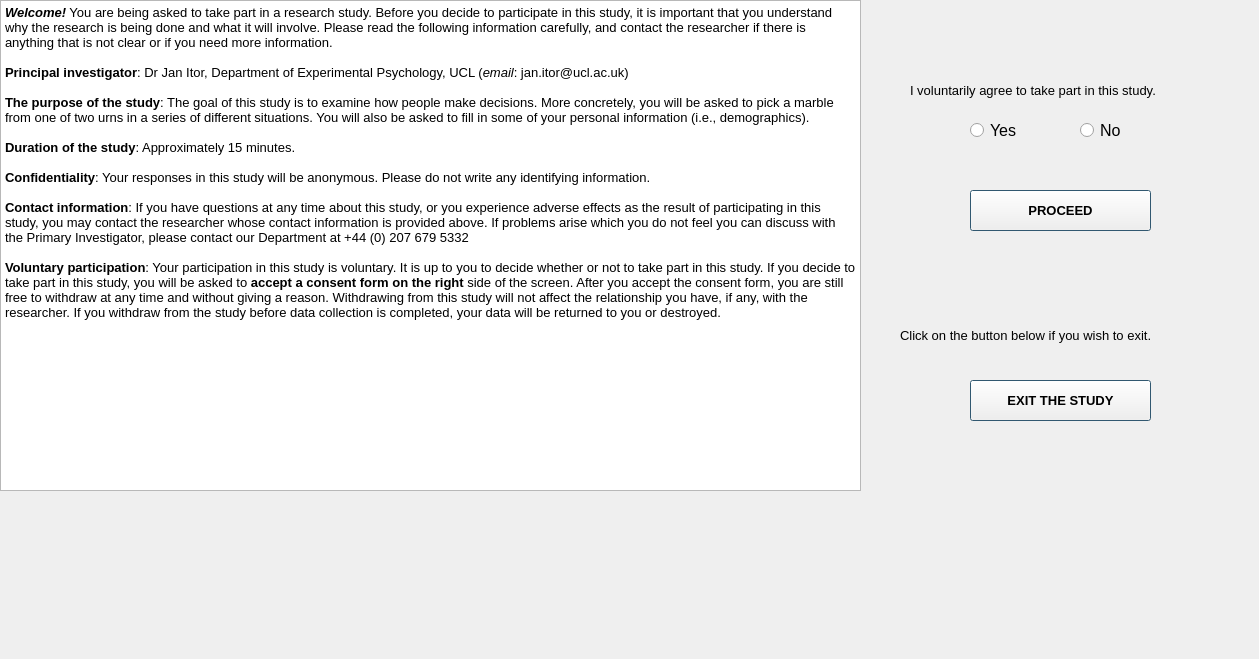
    <widget class="QWidget" name="page1">
     <widget class="QLabel" name="logo">
      <property name="geometry">
       <rect>
        <x>0</x>
        <y>540</y>
        <width>1250</width>
        <height>110</height>
       </rect>
      </property>
      <property name="text">
       <string/>
      </property>
      <property name="pixmap">
       <pixmap>logo.png</pixmap>
      </property>
      <property name="scaledContents">
       <bool>true</bool>
      </property>
     </widget>
     <widget class="QRadioButton" name="consent_yes">
      <property name="geometry">
       <rect>
        <x>970</x>
        <y>120</y>
        <width>61</width>
        <height>20</height>
       </rect>
      </property>
      <property name="font">
       <font>
        <family>Arial</family>
        <pointsize>12</pointsize>
       </font>
      </property>
      <property name="text">
       <string>Yes</string>
      </property>
     </widget>
     <widget class="QRadioButton" name="consent_no">
      <property name="geometry">
       <rect>
        <x>1080</x>
        <y>120</y>
        <width>51</width>
        <height>20</height>
       </rect>
      </property>
      <property name="font">
       <font>
        <family>Arial</family>
        <pointsize>12</pointsize>
       </font>
      </property>
      <property name="text">
       <string>No</string>
      </property>
     </widget>
     <widget class="QPushButton" name="startButton">
      <property name="geometry">
       <rect>
        <x>970</x>
        <y>190</y>
        <width>181</width>
        <height>41</height>
       </rect>
      </property>
      <property name="palette">
       <palette>
        <active>
         <colorrole role="Base">
          <brush brushstyle="SolidPattern">
           <color alpha="255">
            <red>255</red>
            <green>255</green>
            <blue>255</blue>
           </color>
          </brush>
         </colorrole>
         <colorrole role="Window">
          <brush brushstyle="SolidPattern">
           <color alpha="255">
            <red>69</red>
            <green>123</green>
            <blue>157</blue>
           </color>
          </brush>
         </colorrole>
        </active>
        <inactive>
         <colorrole role="Base">
          <brush brushstyle="SolidPattern">
           <color alpha="255">
            <red>255</red>
            <green>255</green>
            <blue>255</blue>
           </color>
          </brush>
         </colorrole>
         <colorrole role="Window">
          <brush brushstyle="SolidPattern">
           <color alpha="255">
            <red>69</red>
            <green>123</green>
            <blue>157</blue>
           </color>
          </brush>
         </colorrole>
        </inactive>
        <disabled>
         <colorrole role="Base">
          <brush brushstyle="SolidPattern">
           <color alpha="255">
            <red>69</red>
            <green>123</green>
            <blue>157</blue>
           </color>
          </brush>
         </colorrole>
         <colorrole role="Window">
          <brush brushstyle="SolidPattern">
           <color alpha="255">
            <red>69</red>
            <green>123</green>
            <blue>157</blue>
           </color>
          </brush>
         </colorrole>
        </disabled>
       </palette>
      </property>
      <property name="font">
       <font>
        <family>Arial</family>
        <pointsize>10</pointsize>
        <weight>75</weight>
        <bold>true</bold>
       </font>
      </property>
      <property name="text">
       <string>PROCEED</string>
      </property>
     </widget>
     <widget class="QLabel" name="consent_q">
      <property name="geometry">
       <rect>
        <x>910</x>
        <y>80</y>
        <width>311</width>
        <height>20</height>
       </rect>
      </property>
      <property name="font">
       <font>
        <family>Arial</family>
        <pointsize>10</pointsize>
       </font>
      </property>
      <property name="text">
       <string>I voluntarily agree to take part in this study. </string>
      </property>
     </widget>
     <widget class="QWidget" name="refuse" native="true">
      <property name="geometry">
       <rect>
        <x>890</x>
        <y>280</y>
        <width>351</width>
        <height>211</height>
       </rect>
      </property>
      <widget class="QLabel" name="exit_text">
       <property name="geometry">
        <rect>
         <x>10</x>
         <y>10</y>
         <width>321</width>
         <height>91</height>
        </rect>
       </property>
       <property name="font">
        <font>
         <family>Arial</family>
         <pointsize>10</pointsize>
         <weight>50</weight>
         <bold>false</bold>
        </font>
       </property>
       <property name="text">
        <string>Click on the button below if you wish to exit.</string>
       </property>
      </widget>
      <widget class="QPushButton" name="exitButton">
       <property name="geometry">
        <rect>
         <x>80</x>
         <y>100</y>
         <width>181</width>
         <height>41</height>
        </rect>
       </property>
       <property name="palette">
        <palette>
         <active>
          <colorrole role="Base">
           <brush brushstyle="SolidPattern">
            <color alpha="255">
             <red>255</red>
             <green>255</green>
             <blue>255</blue>
            </color>
           </brush>
          </colorrole>
          <colorrole role="Window">
           <brush brushstyle="SolidPattern">
            <color alpha="255">
             <red>69</red>
             <green>123</green>
             <blue>157</blue>
            </color>
           </brush>
          </colorrole>
         </active>
         <inactive>
          <colorrole role="Base">
           <brush brushstyle="SolidPattern">
            <color alpha="255">
             <red>255</red>
             <green>255</green>
             <blue>255</blue>
            </color>
           </brush>
          </colorrole>
          <colorrole role="Window">
           <brush brushstyle="SolidPattern">
            <color alpha="255">
             <red>69</red>
             <green>123</green>
             <blue>157</blue>
            </color>
           </brush>
          </colorrole>
         </inactive>
         <disabled>
          <colorrole role="Base">
           <brush brushstyle="SolidPattern">
            <color alpha="255">
             <red>69</red>
             <green>123</green>
             <blue>157</blue>
            </color>
           </brush>
          </colorrole>
          <colorrole role="Window">
           <brush brushstyle="SolidPattern">
            <color alpha="255">
             <red>69</red>
             <green>123</green>
             <blue>157</blue>
            </color>
           </brush>
          </colorrole>
         </disabled>
        </palette>
       </property>
       <property name="font">
        <font>
         <family>Arial</family>
         <pointsize>10</pointsize>
         <weight>75</weight>
         <bold>true</bold>
        </font>
       </property>
       <property name="text">
        <string>EXIT THE STUDY</string>
       </property>
      </widget>
     </widget>
     <widget class="QLabel" name="empty_lbl">
      <property name="geometry">
       <rect>
        <x>920</x>
        <y>240</y>
        <width>281</width>
        <height>31</height>
       </rect>
      </property>
      <property name="font">
       <font>
        <family>Arial</family>
        <pointsize>10</pointsize>
       </font>
      </property>
      <property name="text">
       <string/>
      </property>
     </widget>
     <widget class="QTextBrowser" name="consent_text">
      <property name="geometry">
       <rect>
        <x>0</x>
        <y>0</y>
        <width>861</width>
        <height>491</height>
       </rect>
      </property>
      <property name="font">
       <font>
        <family>Arial</family>
        <pointsize>10</pointsize>
       </font>
      </property>
      <property name="html">
       <string>&lt;!DOCTYPE HTML PUBLIC &quot;-//W3C//DTD HTML 4.0//EN&quot; &quot;http://www.w3.org/TR/REC-html40/strict.dtd&quot;&gt;
&lt;html&gt;&lt;head&gt;&lt;meta name=&quot;qrichtext&quot; content=&quot;1&quot; /&gt;&lt;style type=&quot;text/css&quot;&gt;
p, li { white-space: pre-wrap; }
&lt;/style&gt;&lt;/head&gt;&lt;body style=&quot; font-family:'Arial'; font-size:10pt; font-weight:400; font-style:normal;&quot;&gt;
&lt;p style=&quot; margin-top:0px; margin-bottom:0px; margin-left:0px; margin-right:0px; -qt-block-indent:0; text-indent:0px;&quot;&gt;&lt;span style=&quot; font-weight:600; font-style:italic;&quot;&gt;Welcome!&lt;/span&gt; You are being asked to take part in a research study. Before you decide to participate in this study, it is important that you understand why the research is being done and what it will involve. Please read the following information carefully, and contact the researcher if there is anything that is not clear or if you need more information.&lt;/p&gt;
&lt;p style=&quot;-qt-paragraph-type:empty; margin-top:0px; margin-bottom:0px; margin-left:0px; margin-right:0px; -qt-block-indent:0; text-indent:0px;&quot;&gt;&lt;br /&gt;&lt;/p&gt;
&lt;p style=&quot; margin-top:0px; margin-bottom:0px; margin-left:0px; margin-right:0px; -qt-block-indent:0; text-indent:0px;&quot;&gt;&lt;span style=&quot; font-weight:600;&quot;&gt;Principal investigator&lt;/span&gt;: Dr Jan Itor, Department of Experimental Psychology, UCL (&lt;span style=&quot; font-style:italic;&quot;&gt;email&lt;/span&gt;: jan.itor@ucl.ac.uk)&lt;/p&gt;
&lt;p style=&quot;-qt-paragraph-type:empty; margin-top:0px; margin-bottom:0px; margin-left:0px; margin-right:0px; -qt-block-indent:0; text-indent:0px;&quot;&gt;&lt;br /&gt;&lt;/p&gt;
&lt;p style=&quot; margin-top:0px; margin-bottom:0px; margin-left:0px; margin-right:0px; -qt-block-indent:0; text-indent:0px;&quot;&gt;&lt;span style=&quot; font-weight:600;&quot;&gt;The purpose of the study&lt;/span&gt;: The goal of this study is to examine how people make decisions. More concretely, you will be asked to pick a marble from one of two urns in a series of different situations. You will also be asked to fill in some of your personal information (i.e., demographics).&lt;/p&gt;
&lt;p style=&quot;-qt-paragraph-type:empty; margin-top:0px; margin-bottom:0px; margin-left:0px; margin-right:0px; -qt-block-indent:0; text-indent:0px;&quot;&gt;&lt;br /&gt;&lt;/p&gt;
&lt;p style=&quot; margin-top:0px; margin-bottom:0px; margin-left:0px; margin-right:0px; -qt-block-indent:0; text-indent:0px;&quot;&gt;&lt;span style=&quot; font-weight:600;&quot;&gt;Duration of the study&lt;/span&gt;: Approximately 15 minutes.&lt;/p&gt;
&lt;p style=&quot;-qt-paragraph-type:empty; margin-top:0px; margin-bottom:0px; margin-left:0px; margin-right:0px; -qt-block-indent:0; text-indent:0px;&quot;&gt;&lt;br /&gt;&lt;/p&gt;
&lt;p style=&quot; margin-top:0px; margin-bottom:0px; margin-left:0px; margin-right:0px; -qt-block-indent:0; text-indent:0px;&quot;&gt;&lt;span style=&quot; font-weight:600;&quot;&gt;Confidentiality&lt;/span&gt;: Your responses in this study will be anonymous. Please do not write any identifying information.&lt;/p&gt;
&lt;p style=&quot;-qt-paragraph-type:empty; margin-top:0px; margin-bottom:0px; margin-left:0px; margin-right:0px; -qt-block-indent:0; text-indent:0px;&quot;&gt;&lt;br /&gt;&lt;/p&gt;
&lt;p style=&quot; margin-top:0px; margin-bottom:0px; margin-left:0px; margin-right:0px; -qt-block-indent:0; text-indent:0px;&quot;&gt;&lt;span style=&quot; font-weight:600;&quot;&gt;Contact information&lt;/span&gt;: If you have questions at any time about this study, or you experience adverse effects as the result of participating in this study, you may contact the researcher whose contact information is provided above. If problems arise which you do not feel you can discuss with the Primary Investigator, please contact our Department at +44 (0) 207 679 5332&lt;/p&gt;
&lt;p style=&quot;-qt-paragraph-type:empty; margin-top:0px; margin-bottom:0px; margin-left:0px; margin-right:0px; -qt-block-indent:0; text-indent:0px;&quot;&gt;&lt;br /&gt;&lt;/p&gt;
&lt;p style=&quot; margin-top:0px; margin-bottom:0px; margin-left:0px; margin-right:0px; -qt-block-indent:0; text-indent:0px;&quot;&gt;&lt;span style=&quot; font-weight:600;&quot;&gt;Voluntary participation&lt;/span&gt;: Your participation in this study is voluntary. It is up to you to decide whether or not to take part in this study. If you decide to take part in this study, you will be asked to &lt;span style=&quot; font-weight:600;&quot;&gt;accept a consent form&lt;/span&gt; &lt;span style=&quot; font-weight:600;&quot;&gt;on the right &lt;/span&gt;side of the screen. After you accept the consent form, you are still free to withdraw at any time and without giving a reason. Withdrawing from this study will not affect the relationship you have, if any, with the researcher. If you withdraw from the study before data collection is completed, your data will be returned to you or destroyed. &lt;/p&gt;&lt;/body&gt;&lt;/html&gt;</string>
      </property>
     </widget>
    </widget>
